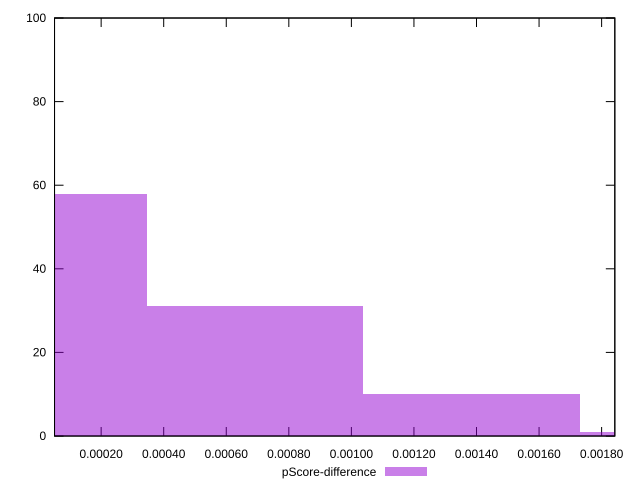

Recreate this plot in gnuplot.
reset

$pScoreDifference <<EOF
0 58
0.0006923687413070692 31
0.0013847374826141384 10
0.0020771062239212075 1
EOF

set key outside below
set boxwidth 0.0006923687413070692
set xrange [0.00005100122936602114:0.0018422031935864114]
set yrange [0:100]
set trange [0:100]
set style fill transparent solid 0.5 noborder
set terminal svg size 640, 490 enhanced background rgb 'white'
set output "reprap/largest-contentful-paint/samples/pages+cached+noexternal+nomedia/pScore-difference/histogram.svg"

plot $pScoreDifference title "pScore-difference" with boxes

reset
